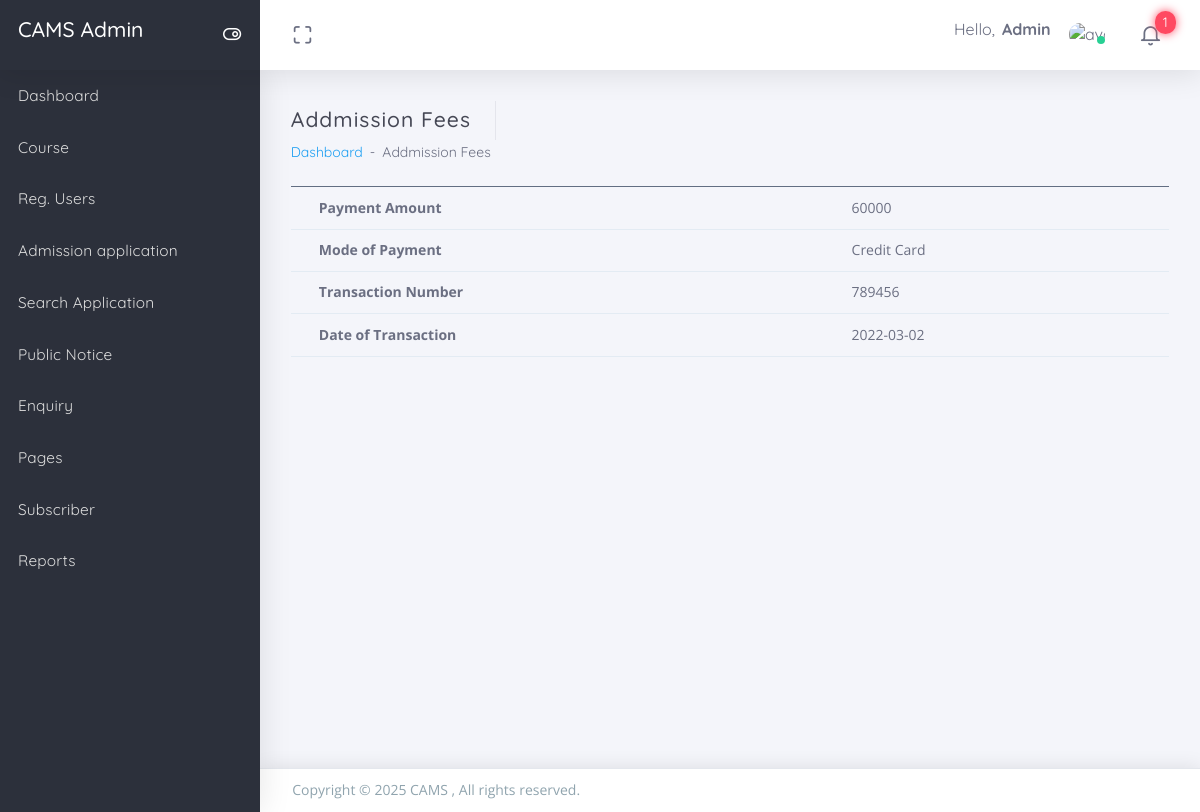
Screenshot of /uams/admin/view-fees.php?docid=1 (signed in) with the database file from the repository.
### tables this page shows
CREATE TABLE `tblfees` (
  `ID` int(5) NOT NULL,
  `UserID` int(5) DEFAULT NULL,
  `PaymentAmount` decimal(10,0) DEFAULT NULL,
  `ModeofPayments` varchar(200) DEFAULT NULL,
  `TransactionNumber` int(10) DEFAULT NULL,
  `DateofTransaction` date DEFAULT NULL,
  `SubmissionDate` timestamp NULL DEFAULT current_timestamp()
);

### uams/admin/view-fees.php (the view, shortened to what this page needs)
<?php
include('includes/dbconnection.php');
if (strlen($_SESSION['aid']==0)) {
  header('location:logout.php');
  } else{
  ?>
<!DOCTYPE html>
<html class="loading" lang="en" data-textdirection="ltr">
<head>
  <link href="https://maxcdn.icons8.com/fonts/line-awesome/1.1/css/line-awesome.min.css"
  rel="stylesheet">
</head>
<body class="vertical-layout vertical-menu-modern 2-columns   menu-expanded fixed-navbar"
data-open="click" data-menu="vertical-menu-modern" data-col="2-columns">
<?php include('includes/header.php');?>
<?php include('includes/leftbar.php');?>
  <div class="app-content content">
    <div class="content-wrapper">
      <div class="content-header row">
        <div class="content-header-left col-md-6 col-12 mb-2 breadcrumb-new">
          <h3 class="content-header-title mb-0 d-inline-block">
           Addmission Fees
          </h3>
          <div class="row breadcrumbs-top d-inline-block">
            <div class="breadcrumb-wrapper col-12">
              <ol class="breadcrumb">
                <li class="breadcrumb-item"><a href="dashboard.php">Dashboard</a>
                </li>
                <li class="breadcrumb-item active">Addmission Fees
                </li>
              </ol>
            </div>
          </div>
        </div>
      </div>
      <div class="content-body">
<?php
$stufid=$_GET['docid'];
if($stufid=="")
{ ?>
  <p style="font-size:16px; color:red" align="center">Student not submitted fees yet. </p>
<?php  } else {
$query=mysqli_query($con,"select * from tblfees where  ID=$stufid");
$rw=mysqli_num_rows($query);
if($rw>0)
{
while($row=mysqli_fetch_array($query)){
?>
<table class="table mb-0">
<tr>
  <th>Payment Amount</th>
  <td><?php echo $row['PaymentAmount'];?></td>
</tr>
<tr>
  <th>Mode of Payment</th>
  <td><?php echo $row['ModeofPayments'];?></td>
</tr>
<tr>
  <th>Transaction Number</th>
  <td><?php echo $row['TransactionNumber'];?></td>
</tr>
<tr>
  <th>Date of Transaction</th>
  <td><?php echo $row['DateofTransaction'];?></td>
</tr>
</table>
<?php } } }  ?>
      </div>
    </div>
  </div>
<?php include('includes/footer.php');?>
</body>
</html>
<?php  } ?>

### uams/admin/includes/header.php (shortened to what this page needs)
  <link rel="stylesheet" type="text/css" href="../app-assets/css/vendors.css">
  <link rel="stylesheet" type="text/css" href="../app-assets/css/app.css">
  <link rel="stylesheet" type="text/css" href="../app-assets/css/core/menu/menu-types/vertical-menu-modern.css">
  <link rel="stylesheet" type="text/css" href="../app-assets/css/core/colors/palette-gradient.css">
  <link rel="stylesheet" type="text/css" href="../app-assets/css/plugins/forms/extended/form-extended.css">
<nav class="header-navbar navbar-expand-md navbar navbar-with-menu navbar-without-dd-arrow fixed-top navbar-semi-dark navbar-shadow">
    <div class="navbar-wrapper">
      <div class="navbar-header">
        <ul class="nav navbar-nav flex-row">
          <li class="nav-item mr-auto">
            <a class="navbar-brand" href="dashboard.php">
              <h3 class="brand-text">CAMS Admin</h3>
            </a>
          </li>
          <li class="nav-item d-none d-md-block float-right"><a class="nav-link modern-nav-toggle pr-0" data-toggle="collapse"><i class="toggle-icon ft-toggle-right font-medium-3 white" data-ticon="ft-toggle-right"></i></a></li>
        </ul>
      </div>
      <div class="navbar-container content">
        <div class="collapse navbar-collapse" id="navbar-mobile">
          <ul class="nav navbar-nav mr-auto float-left">
            <li class="nav-item d-none d-md-block"><a class="nav-link nav-link-expand" href="#"><i class="ficon ft-maximize"></i></a></li>
          </ul>
          <ul class="nav navbar-nav float-right">
            <li class="dropdown dropdown-user nav-item">
              <a class="dropdown-toggle nav-link dropdown-user-link" href="#" data-toggle="dropdown">
                <span class="mr-1">Hello,
                  <?php
$admid=$_SESSION['aid'];
$ret=mysqli_query($con,"select AdminName from tbladmin where ID='$admid'");
$row=mysqli_fetch_array($ret);
$name=$row['AdminName'];
?>
                  <span class="user-name text-bold-700" ><?php echo $name; ?></span>
                </span>
                <span class="avatar avatar-online">
                  <img src="app-assets/images/user.png" alt="avatar"><i></i></span>
              </a>
            </li>
<?php $qury=mysqli_query($con,"SELECT  tbladmapplications.ID as appid,tbluser.FirstName,tbladmapplications.CourseApplieddate from tbladmapplications join tbluser on tbluser.ID=tbladmapplications.UserId where tbladmapplications.AdminStatus is null");
$num=mysqli_num_rows($qury);
?>
 <li class="dropdown dropdown-notification nav-item">
              <a class="nav-link nav-link-label" href="#" data-toggle="dropdown"><i class="ficon ft-bell"></i>
                <span class="badge badge-pill badge-default badge-danger badge-default badge-up badge-glow">
                  <?php echo $num;?></span>
              </a>
            </li>
          </ul>
        </div>
      </div>
    </div>
  </nav>

### uams/app-assets/css/core/menu/menu-types/vertical-menu-modern.css (style rules this page uses)
body.vertical-layout.vertical-menu-modern .navbar .navbar-brand { white-space: nowrap; }
body.vertical-layout.vertical-menu-modern.menu-expanded .navbar .navbar-header { float: left; width: 260px; }
body.vertical-layout.vertical-menu-modern.menu-expanded .navbar .navbar-container { margin-left: 260px; }
body.vertical-layout.vertical-menu-modern.menu-expanded .navbar .navbar-brand .brand-text { animation: 0.3s cubic-bezier(0.25, 0.8, 0.25, 1) 0s normal forwards 1 fadein; }
body.vertical-layout.vertical-menu-modern.menu-expanded .content, body.vertical-layout.vertical-menu-modern.menu-expanded .footer { margin-left: 260px; }

### rows the page displays
tblfees: PaymentAmount "60000", ModeofPayments "Credit Card", TransactionNumber "789456", DateofTransaction "2022-03-02"

### other values shown
$name "Admin"
$num "1"
